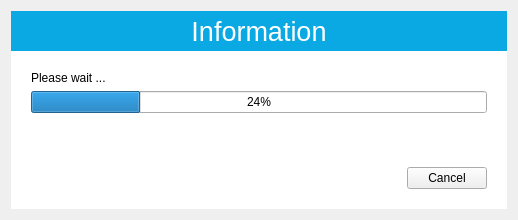
<?xml version="1.0" encoding="UTF-8"?>
<ui version="4.0">
 <class>ProgressDialog</class>
 <widget class="QWidget" name="ProgressDialog">
  <property name="geometry">
   <rect>
    <x>0</x>
    <y>0</y>
    <width>518</width>
    <height>220</height>
   </rect>
  </property>
  <property name="windowTitle">
   <string>Dialog</string>
  </property>
  <property name="styleSheet">
   <string notr="true">QWidget#widget_background
{
	background-color: #FFFFFF;
}
QLabel#label_title
{
	background-color: #0AA9E3;
	color: #FFFFFF;
	min-height: 40px;
	font: 20pt;
}
QLabel#label_text
{
	background-color: transparent;
	color: #000000;
}</string>
  </property>
  <layout class="QGridLayout" name="gridLayout">
   <property name="spacing">
    <number>0</number>
   </property>
   <item row="1" column="0">
    <widget class="QWidget" name="widget_background" native="true">
     <property name="focusPolicy">
      <enum>Qt::StrongFocus</enum>
     </property>
     <layout class="QVBoxLayout" name="verticalLayout">
      <property name="leftMargin">
       <number>20</number>
      </property>
      <property name="topMargin">
       <number>20</number>
      </property>
      <property name="rightMargin">
       <number>20</number>
      </property>
      <property name="bottomMargin">
       <number>20</number>
      </property>
      <item>
       <widget class="QLabel" name="label_text">
        <property name="text">
         <string>Please wait ...</string>
        </property>
       </widget>
      </item>
      <item>
       <widget class="QProgressBar" name="progressBar">
        <property name="value">
         <number>24</number>
        </property>
       </widget>
      </item>
      <item>
       <spacer name="verticalSpacer">
        <property name="orientation">
         <enum>Qt::Vertical</enum>
        </property>
        <property name="sizeHint" stdset="0">
         <size>
          <width>20</width>
          <height>30</height>
         </size>
        </property>
       </spacer>
      </item>
      <item>
       <layout class="QHBoxLayout" name="horizontalLayout">
        <item>
         <spacer name="horizontalSpacer">
          <property name="orientation">
           <enum>Qt::Horizontal</enum>
          </property>
          <property name="sizeHint" stdset="0">
           <size>
            <width>40</width>
            <height>20</height>
           </size>
          </property>
         </spacer>
        </item>
        <item>
         <widget class="MyPushButton" name="pushButton_cancel">
          <property name="text">
           <string>Cancel</string>
          </property>
         </widget>
        </item>
       </layout>
      </item>
     </layout>
    </widget>
   </item>
   <item row="0" column="0">
    <widget class="QLabel" name="label_title">
     <property name="text">
      <string>Information</string>
     </property>
     <property name="alignment">
      <set>Qt::AlignCenter</set>
     </property>
    </widget>
   </item>
  </layout>
 </widget>
 <customwidgets>
  <customwidget>
   <class>MyPushButton</class>
   <extends>QPushButton</extends>
   <header>mypushbutton.h</header>
  </customwidget>
 </customwidgets>
 <resources/>
 <connections/>
</ui>
